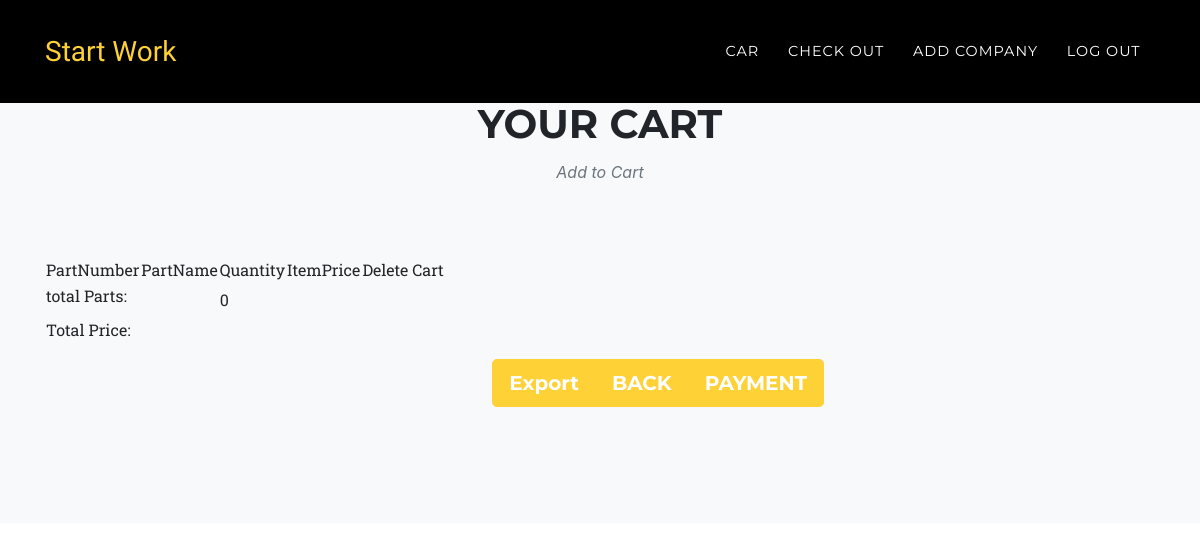
Page /Cart.php on the earlier database version.
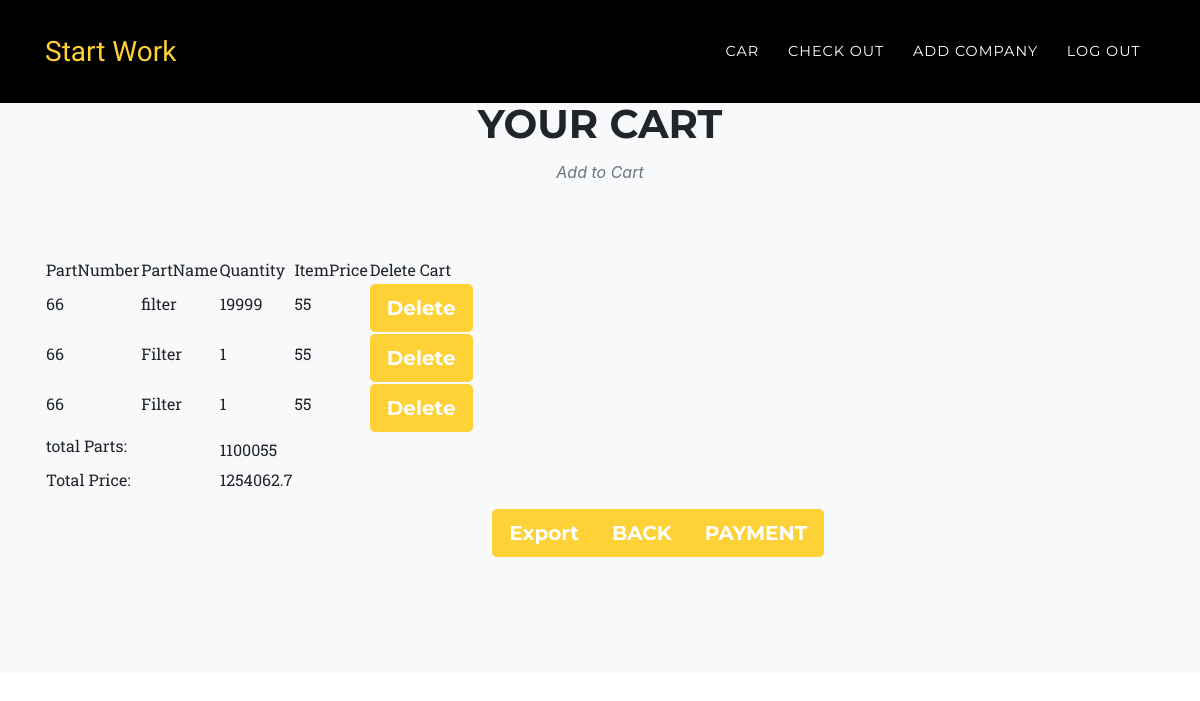
Same page on the later database version.
### tables this page shows
CREATE TABLE `cart` (
  `id` int(255) NOT NULL,
  `companyID` int(11) DEFAULT 26,
  `partNumber` int(255) NOT NULL,
  `PartName` varchar(255) NOT NULL,
  `PartPrice` int(255) NOT NULL,
  `partQuantity` int(255) NOT NULL,
  `timStamp` timestamp(6) NOT NULL DEFAULT current_timestamp(6) ON UPDATE current_timestamp(6)
);

### app/view/View.php (called while the page is built, shortened)
<?php
abstract class  View
{
    public function __construct($controller, $model) {
        $this->model = $model;
    }
}
?>

### app/model/carts.php (called while the page is built, shortened)
<?php
require_once(__ROOT__ . "model/CartModel.php");
require_once(__ROOT__ ."db/database.php");
class Carts extends Model
{
	private $totalPrice;
	private $carts;
	private $totalPriceWithTax;
	function gettotalPrice()
	{
		return $this->totalPrice;
	}
	function gettotalPriceWithTax()
	{
		return $this->totalPriceWithTax;
	}
	function fillArray()
	{
		$this->carts=array();
		$result =$this->readCarts();
		$sum=0;
		while ($row = $result->fetch_assoc())
		{
			$sum+=$row["PartPrice"]*$row["partQuantity"];
			$tax=$sum+($sum*0.14);
			array_push($this->carts,new Cart($row["id"]) );
		}
		$this->totalPrice=$sum;
		$this->totalPriceWithTax=$tax;
	}
	function getCarts()
	{
		$this->fillArray();
		return $this->carts;
	}
	function readCarts()
	{
		$sql="SELECT * FROM cart";
		 $d1= Database::GetInstance();
        $result = mysqli_query($d1->GetConnection(), $sql);
		if ($result->num_rows >-1){
			return $result;
		}
		else {
			return false;
		}
	}
}

### app/db/database.php (called while the page is built, shortened)
<?php
class Database {
    private static $Instance;
    private $LocalHost = "localhost";
    private $Name = "root";
    private $Password = "";
    private $DBname = "autosparecar";
    public $Connection;
    public function __construct() {
        $this->Connection = new mysqli($this->LocalHost, $this->Name, $this->Password, $this->DBname);
    }
    public static function GetInstance() {
        if(!isset(self::$Instance)) {
            self::$Instance = new self();
        }
            return self::$Instance;
    }
    public function GetConnection() {
       return $this->Connection;
    }
}
?>

### app/model/CartModel.php (called while the page is built, shortened)
<?php
require_once(__ROOT__ ."db/database.php");
class Cart extends Model
{
	private $id;
	private $partNumber;
	private $PartName;
	private $PartPrice;
	private $partQuantity;
	function __construct($id, $companyID="", $partNumber="",$PartName="",$PartPrice="",$partQuantity="")
	{
		$this->id = $id;
        $d1= Database::GetInstance();
		if(""===$partNumber)
		{
			$this->readCart($id);
		}
		else
		{
			$this->companyID = $companyID;
			$this->partNumber = $partNumber;
			$this->PartName = $PartName;
			$this->PartPrice = $PartPrice;
			$this->partQuantity = $partQuantity;
		}
	}
	function getpartNumber()
	{
		return $this->partNumber;
	}
	function getPartName()
	{
		return $this->PartName;
	}
	function getPartPrice()
	{
		return $this->PartPrice;
	}
	function getpartQuantity()
	{
		return $this->partQuantity;
	}
	function getid()
	{
		return $this->id;
	}
	function readCart($id)
	{
		$sql = "SELECT * FROM cart where id=".$id;
	    $d1= Database::GetInstance();
        $result = mysqli_query($d1->GetConnection(), $sql);
		if ($result->num_rows == 1)
		{
			$row=mysqli_fetch_array($result);
			$this->partNumber = $row["partNumber"];
			$this->PartName = $row["PartName"];
			$this->PartPrice = $row["PartPrice"];
			$this->partQuantity=$row["partQuantity"];
		}
		else
		{
			$this->companyID = "";
			$this->partNumber = "";
			$this->PartName = "";
			$this->PartPrice= "";
			$this->partQuantity="";
		}
	}
 }
?>

### app/view/ViewCart.php (the view, shortened to what the changed rows need)
<?php
include"View.php";
class ViewCart extends View
{
 public function output()
 {
   $str=' <!DOCTYPE html>
<html lang="en">
<head>
  <meta charset="utf-8">
  <meta name="viewport" content="width=device-width, initial-scale=1, shrink-to-fit=no">
  <meta name="description" content="">
  <meta name="author" content="">
  <title>Auto spare parts</title>
  <link href="vendor/bootstrap/css/bootstrap.min.css" rel="stylesheet">
  <link href="vendor/fontawesome-free/css/all.min.css" rel="stylesheet" type="text/css">
  <link href="https://fonts.googleapis.com/css?family=Montserrat:400,700" rel="stylesheet" type="text/css">
  <link href="https://fonts.googleapis.com/css?family=Kaushan+Script" rel="stylesheet" type="text/css">
  <link href="https://fonts.googleapis.com/css?family=Droid+Serif:400,700,400italic,700italic" rel="stylesheet" type="text/css">
  <link href="https://fonts.googleapis.com/css?family=Roboto+Slab:400,100,300,700" rel="stylesheet" type="text/css">
  <link href="css/agency.min.css" rel="stylesheet">
</head>
<body id="page-top">
      <section class="bg-light page-section" id="team">
    <div class="container">
      <div class="row">
        <div class="col-lg-12 text-center">
          <h2 class="section-heading text-uppercase">Your cart</h2>
          <h3 class="section-subheading text-muted">Add to Cart</h3>
        </div>
      </div>';
      $str.='<table id="items">
      <tr>
            <td>
              PartNumber
            </td>
            <td>
              PartName
            </td>
            <td>
              Quantity
            </td>
            <td>
              ItemPrice
            </td>
            <td>
              Delete Cart
            </td>
            <!---
            <td>
              total Parts
            </td>
            <td>
              Total Price
          </td>----->
            </tr>';
     foreach ($this->model->getCarts() as $cart) {
         $str.='</select></td>';
         $str.="<td ><label name='PartNumber'>".$cart->getpartNumber()."</label></td> ";
         $str.="<td ><label name='PartName'>".$cart->getPartName()."</label></td> ";
         $str.="<td ><label name='Quantity'>".$cart->getpartQuantity()."</label></td> ";
         $str.="<td ><label name='itemPrice'>".$cart->getPartPrice()."</label></td>";
         $str.="
      <td>
      <div class='portfolio-caption'>
              <div class='btn-group btn-group-lg'>
                <button type='submit' class='btn btn-primary btn-xl
                 name='delete' id='delete'
                 onclick=\"location.href='Cart.php?action=delete&cartID=".$cart->getid()."'\">
                Delete</button>
              </div>
            </div>";
         $str.="</tr>";
     }
      $str.="
      <tr>
      <td><label name='totalParts'>total Parts:</td> <td></td><td>".$this->model->gettotalPrice()."</td><td></td>
      </tr>
      <tr>
       <td><labe name='totalPrice'>Total Price: </td><td></td><td>".$this->model->gettotalPriceWithTax()."</td><td></td>
      </tr>
      </table>
      <tr>
      <div class='portfolio-caption'>
            </div>
            </form>
            </div>
          </div>
        </div>
      </div>
      <div class='container'>
        <div class='row-2'>
          <div class='col-lg-3 mx-auto'>
       <div class='modal-body'>
       <div class='btn-group btn-group-lg'>
       <button type='submit' class='btn btn-primary btn-xl name='submit' id='submit'  onclick=\"location.href='exportIndex.php?action=export'\" > Export</button>
       <button id= 'back' class='btn btn-primary btn-xl text-uppercase' name= 'back' type='submit' onclick=\"location.href='Car.php'\"> back</button>
       <button id= 'payment' class='btn btn-primary btn-xl text-uppercase' name= 'payment' type='submit' onclick=\"location.href='cart.php?action=deletecart'\"> payment</button>
     </div>";
      return $str;
    }
  }
  ?>

Differences in the rows shown:
added cart: partNumber "66", PartName "filter", partQuantity "19999", PartPrice "55"
added cart: partNumber "66", PartName "Filter", partQuantity "1", PartPrice "55"
added cart: partNumber "66", PartName "Filter", partQuantity "1", PartPrice "55"
Other differences:
$this->model->gettotalPrice(): "0" → "1100055"
$this->model->gettotalPriceWithTax(): (not shown) → "1254062.7"
